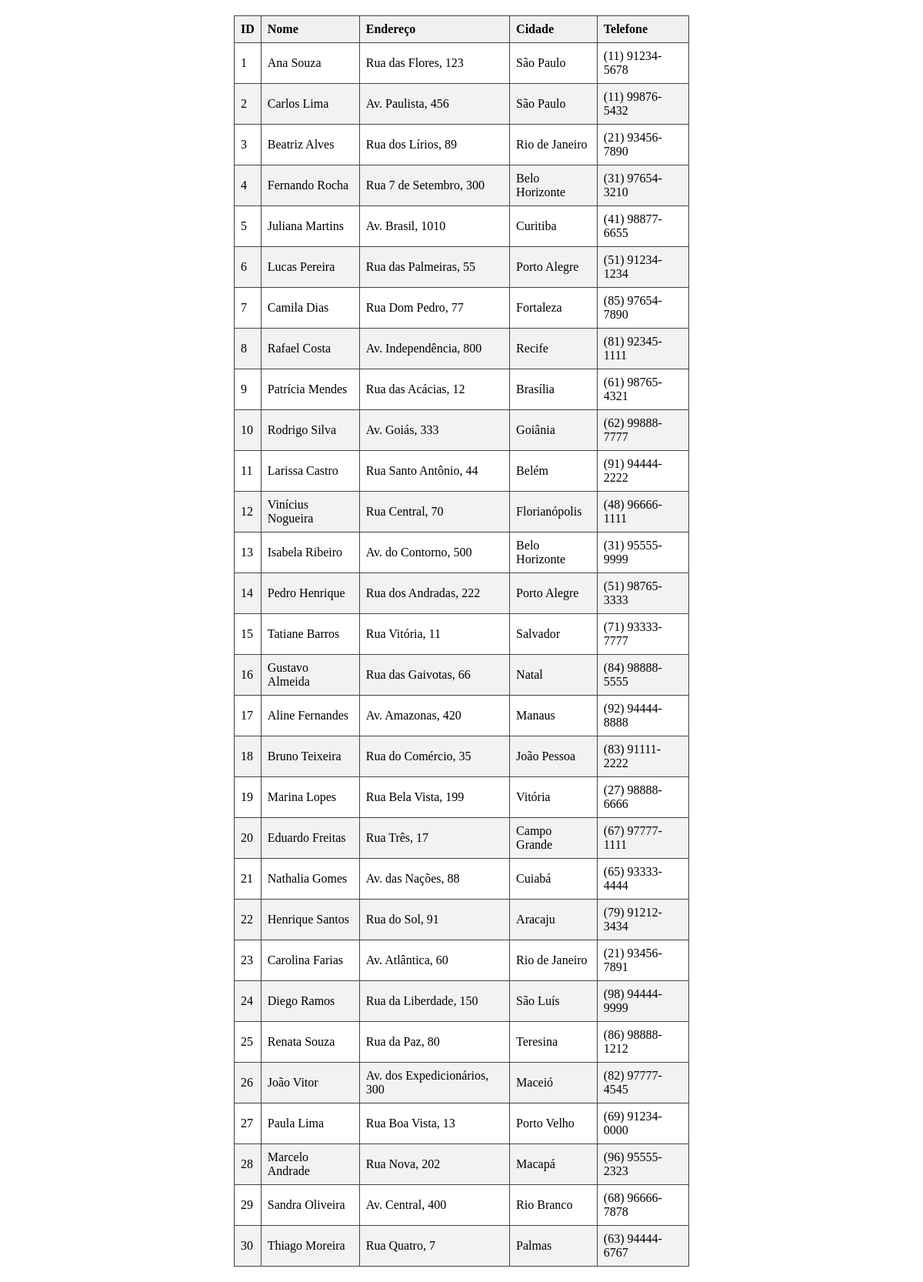
The page / on the database its author committed.
### tables this page shows
create table customers (
    id int not null primary KEY,
    name varchar(100),
    address varchar(100),
    city varchar(100),
    phone varchar(100)
);

### app/Connection/Database.php (called while the page is built, shortened)
<?php
class Database {
    private $conn;
    public function __construct() {
        $this->host     = $_ENV['DB_HOST'];
        $this->dbName   = $_ENV['DB_NAME'];
        $this->username = $_ENV['DB_USERNAME'];
        $this->password = $_ENV['DB_PASSWORD'];
        try {
            $this->conn = new PDO("mysql:host={$this->host};dbname={$this->dbName};", $this->username, $this->password);
            $this->conn->setAttribute(PDO::ATTR_ERRMODE, PDO::ERRMODE_EXCEPTION);
            $this->conn->setAttribute(PDO::ATTR_DEFAULT_FETCH_MODE, PDO::FETCH_ASSOC);
        } catch (PDOException $e) {
            die("Erro na conexão: " . $e->getMessage());
        }
    }
    public function listCustomers() {
        try {
            $stmt = $this->conn->query("SELECT * FROM customers");
            return $stmt->fetchAll();
        } catch (PDOException $e) {
            die("Erro na consulta: " . $e->getMessage());
        }
    }
}
?>

### index.php (the view, shortened to what this page needs)
<?php
$connection = new Database();
$customers = $connection->listCustomers();
?>
<!DOCTYPE html>
<html lang="en">
<head>
</head>
<body>
    <table style="border:1px solid black">
        <thead>
            <tr>
                <th>ID</th>
                <th>Nome</th>
                <th>Endereço</th>
                <th>Cidade</th>
                <th>Telefone</th>
            </tr>
        </thead>
        <tbody>
            <?php foreach($customers as $customer) { ?>
                <tr>
                    <td><?=  htmlspecialchars($customer['id']); ?></td>
                    <td><?=  htmlspecialchars($customer['name']); ?></td>
                    <td><?=  htmlspecialchars($customer['address']); ?></td>
                    <td><?=  htmlspecialchars($customer['city']); ?></td>
                    <td><?=  htmlspecialchars($customer['phone']); ?></td>
                </tr>
            <?php } ?>
        </tbody>
    </table>
</body>
</html>

### index.php (style rules this page uses)
table { width: 50%; border-collapse: collapse; margin: 20px auto; }
th, td { padding: 8px; border: 1px solid #444; text-align: left; }
th { background-color: #f0f0f0; }
tr:nth-child(even) { background-color: #f2f2f2; }
tr:nth-child(odd) { background-color: #ffffff; }

### rows shown on the page
customers: id "1", name "Ana Souza", address "Rua das Flores, 123", city "São Paulo", phone "(11) 91234-5678"
customers: id "2", name "Carlos Lima", address "Av. Paulista, 456", city "São Paulo", phone "(11) 99876-5432"
customers: id "3", name "Beatriz Alves", address "Rua dos Lírios, 89", city "Rio de Janeiro", phone "(21) 93456-7890"
customers: id "4", name "Fernando Rocha", address "Rua 7 de Setembro, 300", city "Belo Horizonte", phone "(31) 97654-3210"
customers: id "5", name "Juliana Martins", address "Av. Brasil, 1010", city "Curitiba", phone "(41) 98877-6655"
customers: id "6", name "Lucas Pereira", address "Rua das Palmeiras, 55", city "Porto Alegre", phone "(51) 91234-1234"
customers: id "7", name "Camila Dias", address "Rua Dom Pedro, 77", city "Fortaleza", phone "(85) 97654-7890"
customers: id "8", name "Rafael Costa", address "Av. Independência, 800", city "Recife", phone "(81) 92345-1111"
customers: id "9", name "Patrícia Mendes", address "Rua das Acácias, 12", city "Brasília", phone "(61) 98765-4321"
customers: id "10", name "Rodrigo Silva", address "Av. Goiás, 333", city "Goiânia", phone "(62) 99888-7777"
customers: id "11", name "Larissa Castro", address "Rua Santo Antônio, 44", city "Belém", phone "(91) 94444-2222"
customers: id "12", name "Vinícius Nogueira", address "Rua Central, 70", city "Florianópolis", phone "(48) 96666-1111"
customers: id "13", name "Isabela Ribeiro", address "Av. do Contorno, 500", city "Belo Horizonte", phone "(31) 95555-9999"
customers: id "14", name "Pedro Henrique", address "Rua dos Andradas, 222", city "Porto Alegre", phone "(51) 98765-3333"
customers: id "15", name "Tatiane Barros", address "Rua Vitória, 11", city "Salvador", phone "(71) 93333-7777"
customers: id "16", name "Gustavo Almeida", address "Rua das Gaivotas, 66", city "Natal", phone "(84) 98888-5555"
customers: id "17", name "Aline Fernandes", address "Av. Amazonas, 420", city "Manaus", phone "(92) 94444-8888"
customers: id "18", name "Bruno Teixeira", address "Rua do Comércio, 35", city "João Pessoa", phone "(83) 91111-2222"
customers: id "19", name "Marina Lopes", address "Rua Bela Vista, 199", city "Vitória", phone "(27) 98888-6666"
customers: id "20", name "Eduardo Freitas", address "Rua Três, 17", city "Campo Grande", phone "(67) 97777-1111"
customers: id "21", name "Nathalia Gomes", address "Av. das Nações, 88", city "Cuiabá", phone "(65) 93333-4444"
customers: id "22", name "Henrique Santos", address "Rua do Sol, 91", city "Aracaju", phone "(79) 91212-3434"
customers: id "23", name "Carolina Farias", address "Av. Atlântica, 60", city "Rio de Janeiro", phone "(21) 93456-7891"
customers: id "24", name "Diego Ramos", address "Rua da Liberdade, 150", city "São Luís", phone "(98) 94444-9999"
customers: id "25", name "Renata Souza", address "Rua da Paz, 80", city "Teresina", phone "(86) 98888-1212"
customers: id "26", name "João Vitor", address "Av. dos Expedicionários, 300", city "Maceió", phone "(82) 97777-4545"
customers: id "27", name "Paula Lima", address "Rua Boa Vista, 13", city "Porto Velho", phone "(69) 91234-0000"
customers: id "28", name "Marcelo Andrade", address "Rua Nova, 202", city "Macapá", phone "(96) 95555-2323"
customers: id "29", name "Sandra Oliveira", address "Av. Central, 400", city "Rio Branco", phone "(68) 96666-7878"
customers: id "30", name "Thiago Moreira", address "Rua Quatro, 7", city "Palmas", phone "(63) 94444-6767"
